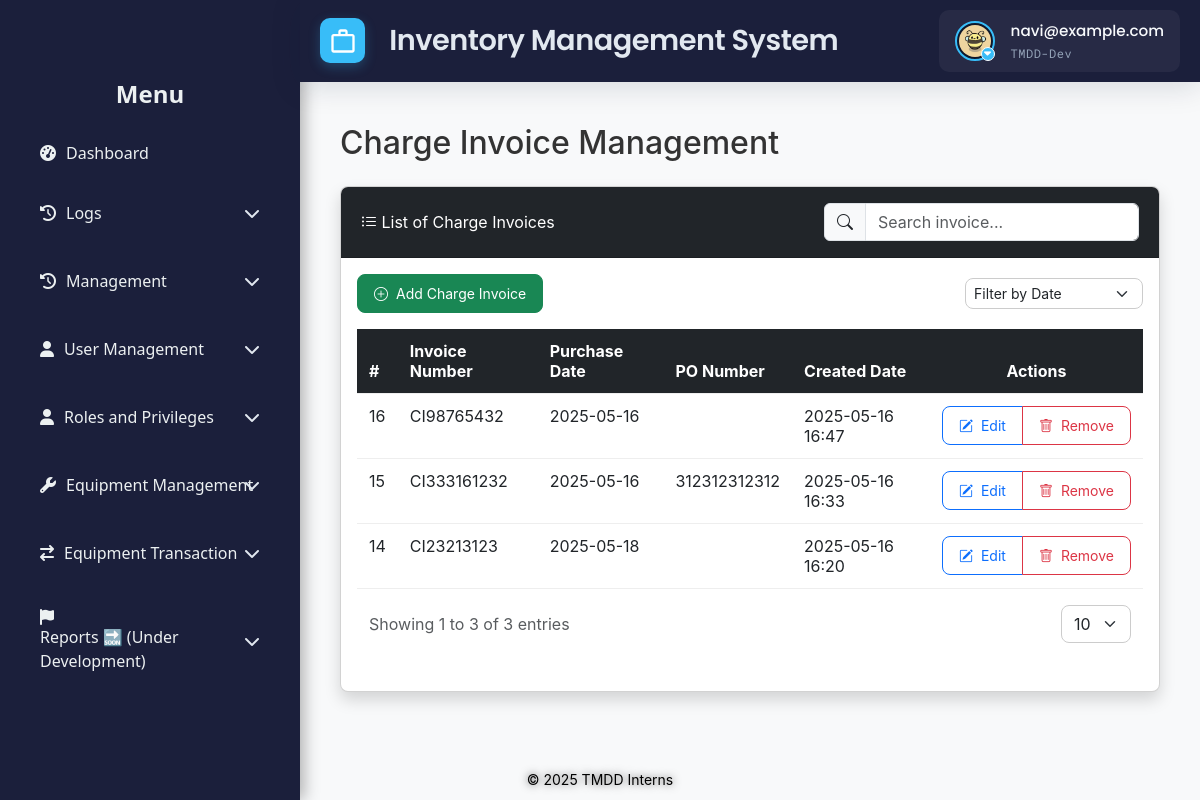
Screenshot of /src/view/php/modules/equipment_transactions/charge_invoice.php (signed in) with the database file from the repository.
### tables this page shows
CREATE TABLE IF NOT EXISTS `users` (
  `id` int NOT NULL AUTO_INCREMENT,
  `username` varchar(50) NOT NULL,
  `email` varchar(100) NOT NULL,
  `password` varchar(255) NOT NULL,
  `first_name` varchar(100) DEFAULT NULL,
  `last_name` varchar(100) DEFAULT NULL,
  `date_created` timestamp NULL DEFAULT CURRENT_TIMESTAMP,
  `status` enum('Offline','Online') NOT NULL,
  `is_disabled` tinyint(1) NOT NULL DEFAULT '0',
  `profile_pic_path` varchar(2048) DEFAULT NULL,
  PRIMARY KEY (`id`),
  UNIQUE KEY `username` (`username`),
  UNIQUE KEY `email` (`email`)
);

CREATE TABLE IF NOT EXISTS `charge_invoice` (
  `id` int NOT NULL AUTO_INCREMENT,
  `invoice_no` varchar(20) DEFAULT NULL,
  `date_of_purchase` date NOT NULL,
  `po_no` varchar(20) DEFAULT NULL,
  `date_created` datetime DEFAULT CURRENT_TIMESTAMP,
  `is_disabled` tinyint(1) NOT NULL DEFAULT '0',
  PRIMARY KEY (`id`),
  UNIQUE KEY `invoice_no` (`invoice_no`),
  KEY `po_no` (`po_no`)
);

### src/control/RBACService.php (called while the page is built, shortened)
<?php
final class RBACService
{
    private array $privileges = [];
    public function __construct(
        private \PDO $pdo,
        int $userId
    ) {
        $this->loadUserPrivileges($userId);
    }
    private function loadUserPrivileges(int $userId): void
    {
        $sql = <<<'SQL'
        SELECT
          m.module_name,
          p.priv_name
        FROM user_department_roles ur
        JOIN roles r
          ON ur.role_id = r.id
         AND r.is_disabled = 0
        JOIN role_module_privileges rmp
          ON rmp.role_id = r.id
        JOIN modules m
          ON rmp.module_id = m.id
        JOIN privileges p
          ON rmp.privilege_id = p.id
         AND p.is_disabled = 0
       WHERE ur.user_id = ?
    SQL;
        $stmt = $this->pdo->prepare($sql);
        $stmt->execute([$userId]);
        while ($row = $stmt->fetch(\PDO::FETCH_ASSOC)) {
            $this->privileges[$row['module_name']][] = $row['priv_name'];
        }
    }
    public function hasPrivilege(string $module, string $priv): bool
    {
        return isset($this->privileges[$module])
            && in_array($priv, $this->privileges[$module], true);
    }
}

### src/view/php/modules/equipment_transactions/charge_invoice.php (the view, shortened to what this page needs)
<?php
require_once '../../../../../config/ims-tmdd.php';
include '../../general/header.php';
$rbac = new RBACService($pdo, $_SESSION['user_id']);
$rbac->requirePrivilege('Equipment Transactions', 'View');
$canCreate = $rbac->hasPrivilege('Equipment Transactions', 'Create');
$canModify = $rbac->hasPrivilege('Equipment Transactions', 'Modify');
$canDelete = $rbac->hasPrivilege('Equipment Transactions', 'Remove');
if (isset($_SESSION['user_id'])) {
    $pdo->exec("SET @current_user_id = " . (int)$_SESSION['user_id']);
    $pdo->exec("SET @current_module = 'Charge Invoice'");
} else {
    $pdo->exec("SET @current_user_id = NULL");
    $pdo->exec("SET @current_module = NULL");
}
$ipAddress = $_SERVER['REMOTE_ADDR'];
$pdo->exec("SET @current_ip = '" . $ipAddress . "'");
$errors = $_SESSION['errors']  ?? [];
try {
    $all = $pdo->query("SELECT * FROM charge_invoice WHERE is_disabled = 0 ORDER BY id DESC");
    $chargeInvoices = $all->fetchAll();
} catch (PDOException $e) {
    $errors[] = "Error retrieving Charge Invoices: " . $e->getMessage();
}
?>
<!DOCTYPE html>
<html lang="en">
<head>
    <link href="https://cdn.jsdelivr.net/npm/bootstrap@5.3.0/dist/css/bootstrap.min.css" rel="stylesheet">
    <link href="https://cdn.jsdelivr.net/npm/bootstrap-icons@1.10.5/font/bootstrap-icons.css" rel="stylesheet">
    <link href="../../../styles/css/equipment-manager.css" rel="stylesheet">
</head>
<body>
    <?php include('../../general/sidebar.php'); ?>
    <div class="container-fluid" style="margin-left: 320px; padding: 20px; width: calc(100vw - 340px);">
        <h2 class="mb-4">Charge Invoice Management</h2>
        <div class="card shadow">
            <div class="card-header bg-dark text-white d-flex justify-content-between align-items-center">
                <span><i class="bi bi-list-ul"></i> List of Charge Invoices</span>
                <div class="input-group w-auto">
                    <span class="input-group-text"><i class="bi bi-search"></i></span>
                    <input type="text" id="searchInvoice" class="form-control" placeholder="Search invoice...">
                </div>
            </div>
            <div class="card-body p-3">
                <div class="d-flex justify-content-between align-items-center mb-3">
                    <?php if ($canCreate): ?>
                        <button type="button" class="btn btn-success btn-sm" data-bs-toggle="modal"
                            data-bs-target="#addInvoiceModal">
                            <i class="bi bi-plus-circle"></i> Add Charge Invoice
                        </button>
                    <?php else: ?>
                        <div></div>
                    <?php endif; ?>
                    <select class="form-select form-select-sm" id="dateFilter" style="width: auto;">
                        <option value="">Filter by Date</option>
                    </select>
                </div>
                <div class="table-responsive" id="table">
                    <table id="invoiceTable" class="table table-hover">
                        <thead class="table-dark">
                            <tr>
                                <th>#</th>
                                <th>Invoice Number</th>
                                <th>Purchase Date</th>
                                <th>PO Number</th>
                                <th>Created Date</th>
                                <th class="text-center">Actions</th>
                            </tr>
                        </thead>
                        <tbody>
                            <?php if (!empty($chargeInvoices)): ?>
                                <?php foreach ($chargeInvoices as $invoice): ?>
                                    <tr>
                                        <td><?php echo htmlspecialchars($invoice['id']); ?></td>
                                        <td><?php echo htmlspecialchars($invoice['invoice_no'] ?? ''); ?></td>
                                        <td><?php echo htmlspecialchars($invoice['date_of_purchase'] ?? ''); ?></td>
                                        <td><?php echo htmlspecialchars($invoice['po_no'] ?? ''); ?></td>
                                        <td><?php echo date('Y-m-d H:i', strtotime($invoice['date_created'] ?? '')); ?></td>
                                        <td class="text-center">
                                            <div class="btn-group" role="group">
                                                <?php if ($canModify): ?>
                                                    <a class="btn btn-sm btn-outline-primary edit-invoice"
                                                        data-id="<?php echo htmlspecialchars($invoice['id']); ?>"
                                                        data-invoice="<?php echo htmlspecialchars($invoice['invoice_no'] ?? ''); ?>"
                                                        data-date="<?php echo htmlspecialchars($invoice['date_of_purchase'] ?? ''); ?>"
                                                        data-po="<?php echo htmlspecialchars($invoice['po_no'] ?? ''); ?>">
                                                        <i class="bi bi-pencil-square"></i> Edit
                                                    </a>
                                                <?php endif; ?>
                                                <?php if ($canDelete): ?>
                                                    <a class="btn btn-sm btn-outline-danger delete-invoice"
                                                        data-id="<?php echo htmlspecialchars($invoice['id']); ?>"
                                                        href="#">
                                                        <i class="bi bi-trash"></i> Remove
                                                    </a>
                                                <?php endif; ?>
                                            </div>
                                        </td>
                                    </tr>
                                <?php endforeach; ?>
                            <?php else: ?>
                                <tr>
                                    <td colspan="6">No Charge Invoices found.</td>
                                </tr>
                            <?php endif; ?>
                        </tbody>
                    </table>
                    <div class="container-fluid">
                        <div class="row align-items-center g-3">
                            <div class="col-12 col-sm-auto">
                                <div class="text-muted">
                                    Showing <span id="currentPage">1</span> to <span id="rowsPerPage">20</span> of <span
                                        id="totalRows">100</span> entries
                                </div>
                            </div>
                            <div class="col-12 col-sm-auto ms-sm-auto">
                                <div class="d-flex align-items-center gap-2">
                                    <select id="rowsPerPageSelect" class="form-select" style="width: auto;">
                                        <option value="10" selected>10</option>
                                    </select>
                                </div>
                            </div>
                        </div>
                        <div class="row mt-3">
                            <div class="col-12">
                            </div>
                        </div>
                    </div>
                </div>
            </div>
        </div>
    </div>
    <div id="toastContainer" class="position-fixed bottom-0 end-0 p-3" style="z-index: 1055;"></div>
    <?php include '../../general/footer.php'; ?>
</body>
</html>

### src/view/php/general/header.php (shortened to what this page needs)
<?php
$user_id = $_SESSION['user_id'] ?? null;
if ($user_id !== null) {
    $stmt = $pdo->prepare("SELECT profile_pic_path FROM users WHERE id = ?");
    $stmt->execute([$user_id]);
    $user = $stmt->fetch(PDO::FETCH_ASSOC);
    print("hello " . $user['profile_pic_path']);
} else {
    die("User not logged in.");
}
$role = isset($_SESSION["role"]) ? $_SESSION["role"] : "";
$email = $_SESSION['email'];
?>
<!DOCTYPE html>
<html lang="en">
<head>
    <link href="https://cdn.jsdelivr.net/npm/bootstrap@5.2.3/dist/css/bootstrap.min.css" rel="stylesheet">
    <link href="https://cdn.jsdelivr.net/npm/bootstrap-icons@1.10.3/font/bootstrap-icons.css" rel="stylesheet">
    <link rel="stylesheet"
          href="https://cdn.jsdelivr.net/npm/bootstrap@5.3.0/dist/css/bootstrap.min.css">
    <link rel="stylesheet"
          href="https://cdnjs.cloudflare.com/ajax/libs/font-awesome/6.4.0/css/all.min.css">
    <link rel="stylesheet" href="<?php echo BASE_URL; ?>src/view/styles/css/toast.css">
    <link rel="stylesheet" href="<?php echo BASE_URL; ?>src/view/styles/css/header_footer.css">
</head>
<body>
<header class="header">
      <div class="logo-container">
        <div class="logo-icon">
            <svg viewBox="0 0 24 24">
                <path d="M20 6h-4V4c0-1.1-.9-2-2-2h-4c-1.1 0-2 .9-2 2v2H4c-1.1 0-2 .9-2 2v12c0 1.1.9 2 2 2h16c1.1 0 2-.9 2-2V8c0-1.1-.9-2-2-2zM10 4h4v2h-4V4zm10 16H4V8h16v12z"/>
            </svg>
        </div>
        <div>
            <div class="logo-text">Inventory Management System</div>
        </div>
    </div>
    <div class="header-widgets">
        <div class="user-profile" onclick="toggleDropdown()">
            <div class="profile-picture-container">
                <img
                    src="<?php echo !empty($user['profile_pic_path'])
                        ? '../../../../../public/' . htmlspecialchars($user['profile_pic_path'])
                        : '../../../../../public/assets/img/default_profile.jpg'; ?>"
                    alt=s"User Profile"
                    class="profile-picture"
                >
                <span class="dropdown-indicator"><i class="fas fa-caret-down"></i></span>
            </div>
            <div class="user-info">
                <div class="user-name"><?php echo $email; ?></div>
                <div class="user-role"><?php echo $role; ?> </div>
            </div>
        </div>
    </div>
</header>
</body>
</html>

### src/view/styles/css/toast.css (style rules this page uses)
#toastContainer { position: fixed; bottom: 30px; right: 30px; z-index: 9999; width: 420px; pointer-events: none; }

### src/view/styles/css/header_footer.css (style rules this page uses)
* { margin: 0; padding: 0; box-sizing: border-box; }
body { background: #f5f7fb; }
.header { display: flex; justify-content: space-between; align-items: center; background: #1B1F3B; padding: 10px 20px; box-shadow: 0 4px 30px rgba(11, 25, 51, 0.15); position: fixed; top: 0; left: 300px; right: 0; z-index: 900; }
.logo-container { display: flex; align-items: center; gap: 1.2rem; }
.logo-icon { width: 45px; height: 45px; background: #38BDF8; border-radius: 10px; display: grid; place-items: center; box-shadow: 0 4px 12px rgba(56, 189, 248, 0.25); margin-left: 0; }
.logo-icon svg { width: 28px; height: 28px; fill: white; }
.logo-text { font-family: 'Poppins', sans-serif; font-size: 1.8rem; font-weight: 600; color: #E2E8F0; letter-spacing: -0.5px; margin-left: 5px; }
.header-widgets { display: flex; align-items: center; gap: 2.5rem; }
.user-profile { display: flex; align-items: center; gap: 1rem; padding: 0.6rem 1rem; background: rgba(255, 255, 255, 0.05); border-radius: 10px; position: relative; cursor: pointer; width: 100%; }
.user-info { display: flex; flex-direction: column; gap: 2px; }
.user-name { font-family: 'Poppins', sans-serif; color: #F8FAFC; font-size: 0.95rem; font-weight: 500; }
.user-role { font-family: 'Roboto Mono', monospace; color: #94A3B8; font-size: 0.75rem; letter-spacing: 0.5px; }
.profile-picture-container { position: relative; display: inline-block; }
.profile-picture { width: 40px; height: 40px; border-radius: 50%; border: 2px solid #38BDF8; object-fit: cover; padding: 2px; background: #0F172A; }
.dropdown-indicator { position: absolute; bottom: 0; right: 0; background-color: #38bdf8; color: white; font-size: 0.7rem; width: 14px; height: 14px; border-radius: 50%; display: grid; place-items: center; border: 1px solid white; pointer-events: none; }

### src/view/styles/css/equipment-manager.css (style rules this page uses)
:root { --primary-color: #1B263B; --accent-color: #2962ff; --bg-color: #f4f7fc; --text-color: #333; --shadow: rgba(0, 0, 0, 0.08); --radius: 8px; --font: 'Inter', sans-serif; }
body { font-family: var(--font); background-color: var(--bg-color); margin: 0; padding: 0; color: var(--text-color); }
.card { background: #fff; border-radius: var(--radius); box-shadow: 0 4px 10px var(--shadow); overflow: hidden; }
.card-header { background: var(--primary-color); color: white; padding: 1rem 1.25rem; }
.card-body { padding: 1.25rem; }
.btn { display: inline-flex; align-items: center; gap: 0.5rem; border-radius: var(--radius); padding: 0.5rem 1rem; transition: background-color 0.2s ease; cursor: pointer; }
.form-select, .search-input input { border-radius: var(--radius); border: 1px solid #ccc; }
.table { width: 100%; border-collapse: collapse; }
.table th, .table td { padding: 0.75rem; text-align: left; border-bottom: 1px solid #eee; }
.table-responsive { overflow-x: auto; }

### src/view/styles/css/sidebar.css (style rules this page uses)
:root { --sidebar-bg-start: #2c3e50; --sidebar-bg-end: #34495e; --sidebar-text: #ecf0f1; --hover-bg: rgba(255, 255, 255, 0.1); }

### src/view/php/modules/equipment_transactions/charge_invoice.php (style rules this page uses)
body { font-family: 'Inter', system-ui, -apple-system, sans-serif; background-color: #f8f9fa; min-height: 100vh; padding-top: 80px; }

### rows the page displays
users: profile_pic_path "assets/img/user_images/user_1.gif", profile_pic_path (picture)
charge_invoice: id "16", invoice_no "CI98765432", date_of_purchase "2025-05-16", date_created "2025-05-16 16:47"
charge_invoice: id "15", invoice_no "CI333161232", date_of_purchase "2025-05-16", po_no "312312312312", date_created "2025-05-16 16:33"
charge_invoice: id "14", invoice_no "CI23213123", date_of_purchase "2025-05-18", date_created "2025-05-16 16:20"

### other values shown
$email "navi@example.com"
$role "TMDD-Dev"
